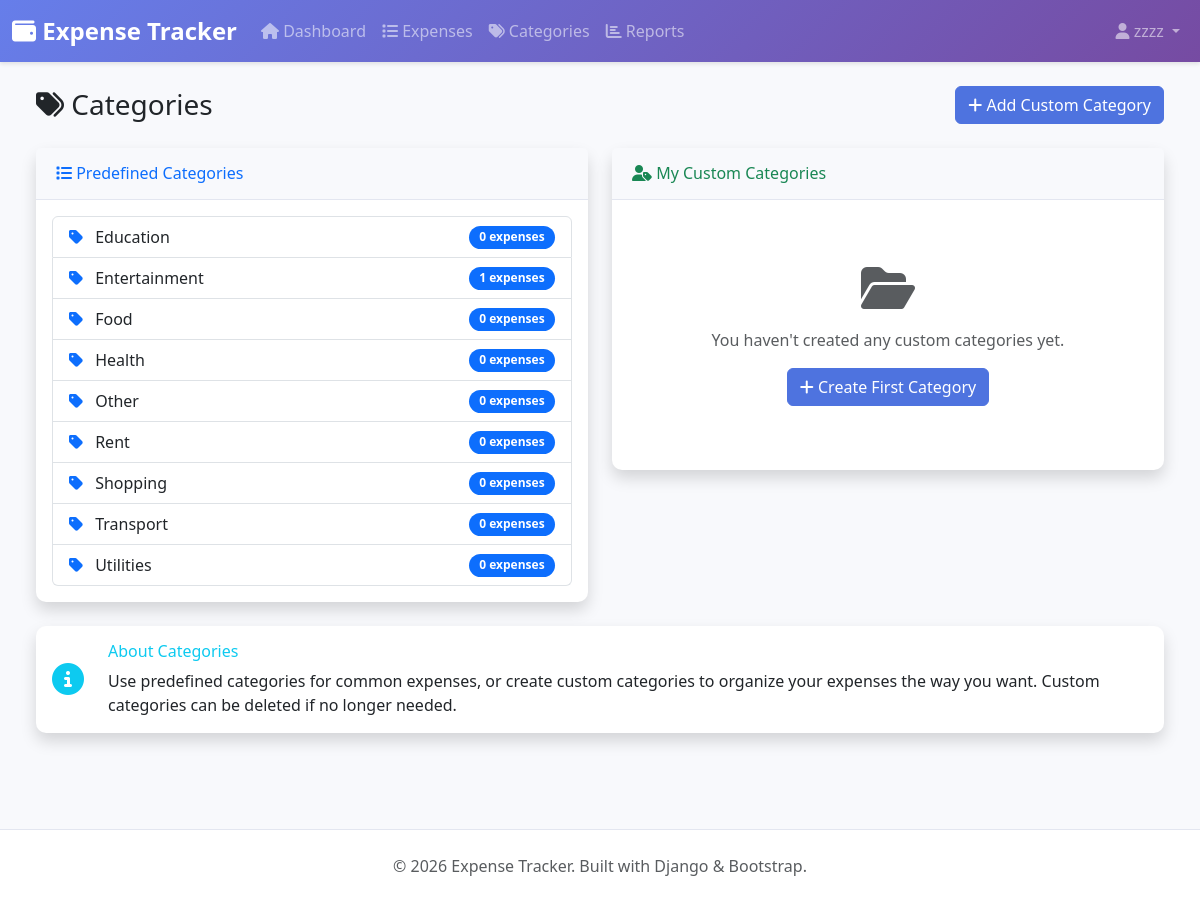
The page /categories/ (signed in) on the database its author committed.
### expenses/models.py (models this page shows, shortened)
class Category(models.Model):
    name = models.CharField(max_length=100)
    user = models.ForeignKey(
        User,
        on_delete=models.CASCADE,
        null=True,
        blank=True
    )
    is_predefined = models.BooleanField(default=False)
    created_at = models.DateTimeField(auto_now_add=True)
    class Meta:
        verbose_name_plural = "Categories"
        ordering = ['name']
        unique_together = ['name', 'user']

### expenses/views.py (the view)
# urls.py: path('categories/', views.category_list_view, name='category_list'),
@login_required
def category_list_view(request):
    predefined_categories = Category.objects.filter(is_predefined=True)
    custom_categories = Category.objects.filter(user=request.user)
    context = {
        'predefined_categories': predefined_categories,
        'custom_categories': custom_categories,
    }
    return render(request, 'expenses/category_list.html', context)

### templates/expenses/category_list.html (shortened to what this page needs)
{% extends 'base.html' %}
{% block content %}
<div class="container-fluid">
    <div class="d-flex justify-content-between align-items-center mb-4">
        <h1 class="h3 mb-0 text-gray-800">
            <i class="fas fa-tags"></i> Categories
        </h1>
        <a href="{% url 'category_create' %}" class="btn btn-primary">
            <i class="fas fa-plus"></i> Add Custom Category
        </a>
    </div>
    <div class="row">
        <div class="col-lg-6">
            <div class="card shadow mb-4">
                <div class="card-header py-3">
                    <h6 class="m-0 font-weight-bold text-primary">
                        <i class="fas fa-list"></i> Predefined Categories
                    </h6>
                </div>
                <div class="card-body">
                    {% if predefined_categories %}
                    <div class="list-group">
                        {% for category in predefined_categories %}
                        <div class="list-group-item d-flex justify-content-between align-items-center">
                            <span>
                                <i class="fas fa-tag text-primary me-2"></i>
                                {{ category.name }}
                            </span>
                            <span class="badge bg-primary rounded-pill">
                                {{ category.expenses.count }} expenses
                            </span>
                        </div>
                        {% endfor %}
                    </div>
                    {% else %}
                    <p class="text-muted text-center py-3">No predefined categories available.</p>
                    {% endif %}
                </div>
            </div>
        </div>
        <div class="col-lg-6">
            <div class="card shadow mb-4">
                <div class="card-header py-3">
                    <h6 class="m-0 font-weight-bold text-success">
                        <i class="fas fa-user-tag"></i> My Custom Categories
                    </h6>
                </div>
                <div class="card-body">
                    {% if custom_categories %}
                    <div class="list-group">
                        {% for category in custom_categories %}
                        <div class="list-group-item d-flex justify-content-between align-items-center">
                            <span>
                                <i class="fas fa-tag text-success me-2"></i>
                                {{ category.name }}
                            </span>
                            <div>
                                <span class="badge bg-success rounded-pill me-2">
                                    {{ category.expenses.count }} expenses
                                </span>
                                <a href="{% url 'category_delete' category.pk %}"
                                   class="btn btn-sm btn-danger"
                                   title="Delete">
                                    <i class="fas fa-trash"></i>
                                </a>
                            </div>
                        </div>
                        {% endfor %}
                    </div>
                    {% else %}
                    <div class="text-center py-5">
                        <i class="fas fa-folder-open fa-3x text-muted mb-3"></i>
                        <p class="text-muted">You haven't created any custom categories yet.</p>
                        <a href="{% url 'category_create' %}" class="btn btn-primary">
                            <i class="fas fa-plus"></i> Create First Category
                        </a>
                    </div>
                    {% endif %}
                </div>
            </div>
        </div>
    </div>
    <div class="row">
        <div class="col-12">
            <div class="card shadow mb-4 border-left-info">
                <div class="card-body">
                    <div class="row align-items-center">
                        <div class="col-auto">
                            <i class="fas fa-info-circle fa-2x text-info"></i>
                        </div>
                        <div class="col">
                            <h6 class="font-weight-bold text-info">About Categories</h6>
                            <p class="mb-0">
                                Use predefined categories for common expenses, or create custom categories
                                to organize your expenses the way you want. Custom categories can be deleted
                                if no longer needed.
                            </p>
                        </div>
                    </div>
                </div>
            </div>
        </div>
    </div>
</div>
{% endblock %}

### templates/base.html (shortened to what this page needs)
<!DOCTYPE html>
<html lang="en">
<head>
    <link href="https://cdn.jsdelivr.net/npm/bootstrap@5.3.0/dist/css/bootstrap.min.css" rel="stylesheet">
    <link rel="stylesheet" href="https://cdnjs.cloudflare.com/ajax/libs/font-awesome/6.4.0/css/all.min.css">
</head>
<body>
    {% if user.is_authenticated %}
    <nav class="navbar navbar-expand-lg navbar-dark">
        <div class="container-fluid">
            <a class="navbar-brand" href="{% url 'dashboard' %}">
                <i class="fas fa-wallet"></i> Expense Tracker
            </a>
            <div class="collapse navbar-collapse" id="navbarNav">
                <ul class="navbar-nav me-auto">
                    <li class="nav-item">
                        <a class="nav-link" href="{% url 'dashboard' %}">
                            <i class="fas fa-home"></i> Dashboard
                        </a>
                    </li>
                    <li class="nav-item">
                        <a class="nav-link" href="{% url 'expense_list' %}">
                            <i class="fas fa-list"></i> Expenses
                        </a>
                    </li>
                    <li class="nav-item">
                        <a class="nav-link" href="{% url 'category_list' %}">
                            <i class="fas fa-tags"></i> Categories
                        </a>
                    </li>
                    <li class="nav-item">
                        <a class="nav-link" href="{% url 'monthly_report' %}">
                            <i class="fas fa-chart-bar"></i> Reports
                        </a>
                    </li>
                </ul>
                <ul class="navbar-nav">
                    <li class="nav-item dropdown">
                        <a class="nav-link dropdown-toggle" href="#" id="userDropdown" role="button" data-bs-toggle="dropdown">
                            <i class="fas fa-user"></i> {{ user.username }}
                        </a>
                    </li>
                </ul>
            </div>
        </div>
    </nav>
    {% endif %}
    <main class="container-fluid px-4 py-4">
        {% block content %}{% endblock %}
    </main>
    <footer class="text-center text-muted">
        <div class="container">
            <p class="mb-0">
                &copy; 2026 Expense Tracker. Built with Django & Bootstrap.
            </p>
        </div>
    </footer>
</body>
</html>

### templates/base.html (style rules this page uses)
:root { --primary-color: #4e73df; --success-color: #1cc88a; --danger-color: #e74a3b; --warning-color: #f6c23e; --info-color: #36b9cc; }
body { font-family: 'Segoe UI', Tahoma, Geneva, Verdana, sans-serif; background-color: #f8f9fc; }
.navbar { background: linear-gradient(135deg, #667eea 0%, #764ba2 100%); box-shadow: 0 2px 4px rgba(0,0,0,.1); }
.navbar-brand { font-weight: bold; font-size: 1.5rem; }
.card { border: none; border-radius: 10px; box-shadow: 0 0.15rem 1.75rem 0 rgba(58, 59, 69, 0.15); margin-bottom: 1.5rem; }
.card-header { background-color: #f8f9fc; border-bottom: 1px solid #e3e6f0; font-weight: bold; padding: 0.75rem 1.25rem; }
.btn-primary { background-color: var(--primary-color); border-color: var(--primary-color); }
.badge { padding: 0.35rem 0.65rem; }
footer { background-color: #fff; padding: 1.5rem 0; margin-top: 3rem; border-top: 1px solid #e3e6f0; }

### rows shown on the page
Category: name "Education", expenses.count "0"
Category: name "Entertainment", expenses.count "1"
Category: name "Food", expenses.count "0"
Category: name "Health", expenses.count "0"
Category: name "Other", expenses.count "0"
Category: name "Rent", expenses.count "0"
Category: name "Shopping", expenses.count "0"
Category: name "Transport", expenses.count "0"
Category: name "Utilities", expenses.count "0"

### other values the page prints
{{ user.username }} "zzzz"
